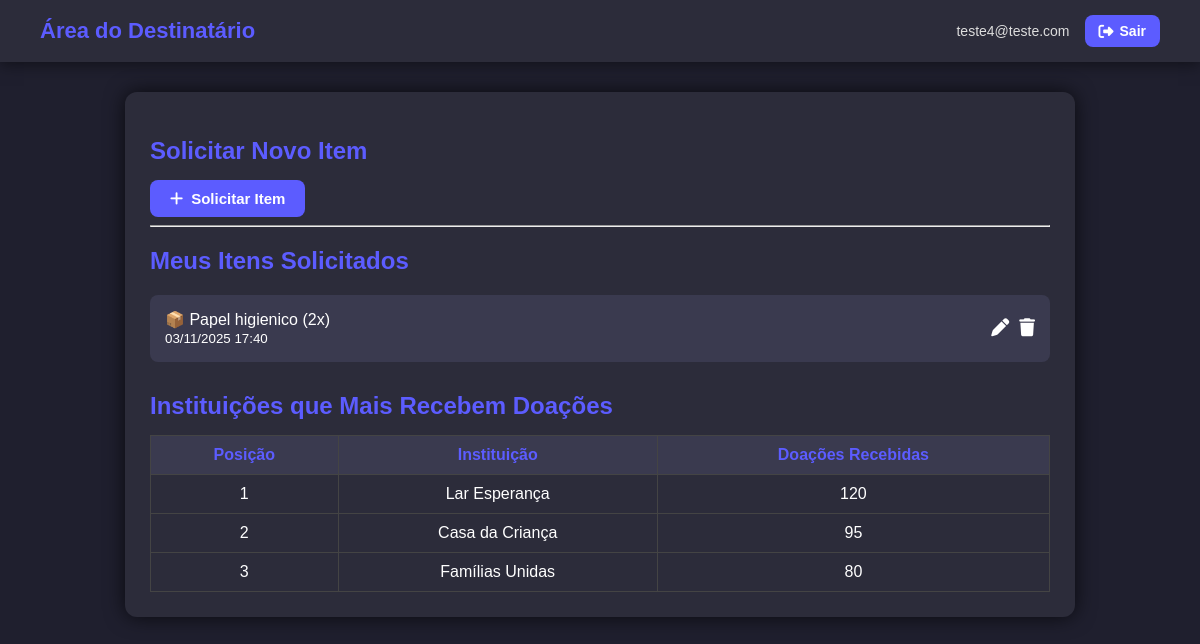
The app's page /usuarios/destinatario/ (signed in), older data.
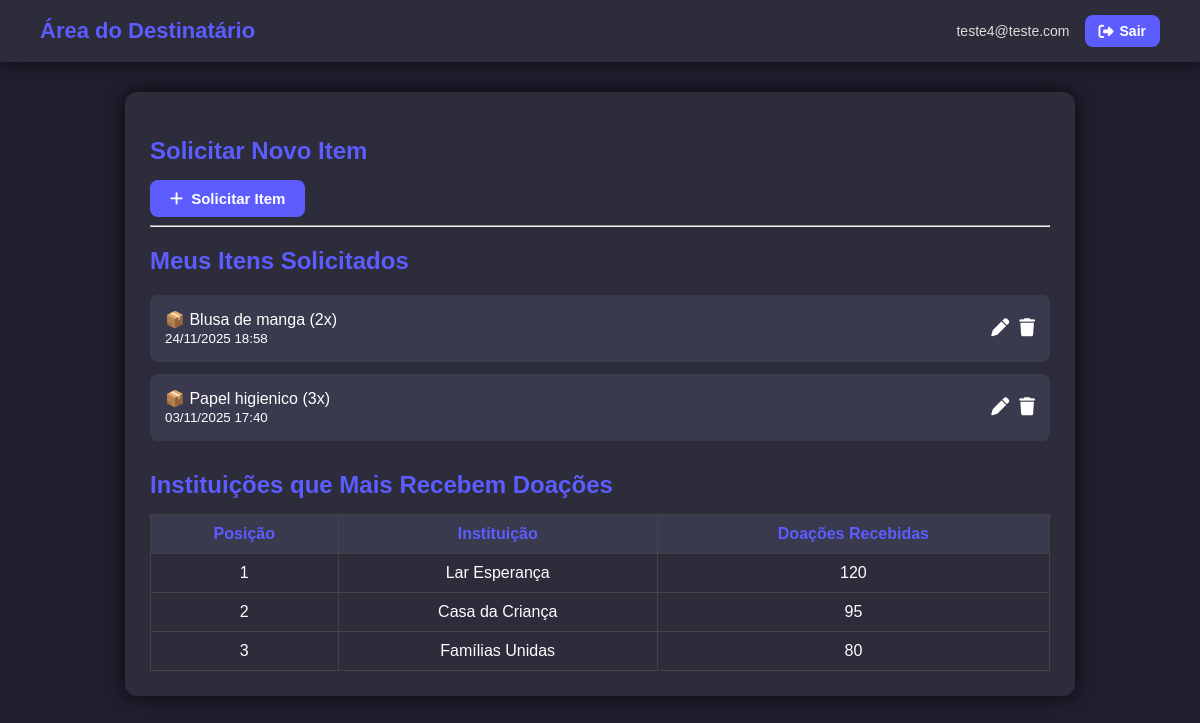
The same page, newer data.
### usuarios/models.py (models this page shows, shortened)
class ItemSolicitado(models.Model):
    usuario = models.ForeignKey(User, on_delete=models.CASCADE)
    nome_item = models.CharField(max_length=100)
    categoria = models.CharField(max_length=50, choices=[
        ('alimento', 'Alimento'),
        ('higiene', 'Higiene'),
        ('roupa', 'Roupa'),
        ('outros', 'Outros'),
    ])
    quantidade = models.PositiveIntegerField(default=1)
    data_solicitacao = models.DateTimeField(auto_now_add=True)

### usuarios/views.py (the view, shortened to what this page needs)
# urls.py: path('destinatario/', views.load_pagina_destinatario, name="receptor"),
@login_required(login_url='login')
def load_pagina_destinatario(request):
    itens = ItemSolicitado.objects.filter(usuario=request.user).order_by('-data_solicitacao')
    return render(request, "usuarios/destinatario.html", {"itens": itens})

### usuarios/templates/usuarios/destinatario.html (shortened to what this page needs)
{% load static %}
<!DOCTYPE html>
<html lang="pt-BR">
<head>
    <link rel="stylesheet" href="{% static 'usuarios/css/destinatario.css' %}">
    <link rel="stylesheet" href="https://cdnjs.cloudflare.com/ajax/libs/font-awesome/6.5.0/css/all.min.css">
</head>
<body>
    <header>
        <div class="header-left">Área do Destinatário</div>
        <div class="header-right">
            <span>{{ request.user.username }}</span>
            <a href="{% url 'logout' %}" class="logout-btn">
                <i class="fa-solid fa-right-from-bracket"></i> Sair
            </a>
        </div>
    </header>
    <div class="container">
        <h2>Solicitar Novo Item</h2>
        <button id="abrirModal" class="abrir-modal-btn">
            <i class="fa-solid fa-plus"></i> Solicitar Item
        </button>
        <hr>
        <h2>Meus Itens Solicitados</h2>
        <div class="lista-itens">
            {% for item in itens %}
            <div class="item">
                <div>
                    <span>📦 {{ item.nome_item }} ({{ item.quantidade }}x)</span><br>
                    <small>{{ item.data_solicitacao|date:"d/m/Y H:i" }}</small>
                </div>
                <div class="acoes">
                    <a href="{% url 'usuarios:editar_item' item.id %}" class="editar">
                        <i class="fa-solid fa-pen"></i>
                    </a>
                    <a href="#" class="excluir" data-id="{{ item.id }}">
                        <i class="fa-solid fa-trash"></i>
                    </a>
                </div>
            </div>
            {% empty %}
            <p>Nenhum item solicitado ainda.</p>
            {% endfor %}
        </div>
        <div class="ranking">
            <h2>Instituições que Mais Recebem Doações</h2>
            <table>
                <tr>
                    <th>Posição</th>
                    <th>Instituição</th>
                    <th>Doações Recebidas</th>
                </tr>
                <tr>
                    <td>1</td>
                    <td>Lar Esperança</td>
                    <td>120</td>
                </tr>
                <tr>
                    <td>2</td>
                    <td>Casa da Criança</td>
                    <td>95</td>
                </tr>
                <tr>
                    <td>3</td>
                    <td>Famílias Unidas</td>
                    <td>80</td>
                </tr>
            </table>
        </div>
    </div>
</body>
</html>

### usuarios/static/usuarios/css/destinatario.css (style rules this page uses)
body { font-family: Arial, sans-serif; background-color: #1f1f2e; color: #fff; margin: 0; padding: 0; }
header { display: flex; justify-content: space-between; align-items: center; background-color: #2c2c3a; padding: 15px 40px; box-shadow: 0 2px 15px rgba(0,0,0,0.5); position: sticky; top: 0; z-index: 10; }
.header-left { font-size: 22px; font-weight: bold; color: #5c5cff; }
.header-right { display: flex; align-items: center; gap: 15px; }
.header-right span { font-size: 14px; color: #ddd; }
.logout-btn { display: flex; align-items: center; gap: 6px; background-color: #5c5cff; color: #fff; padding: 8px 14px; border-radius: 8px; text-decoration: none; font-weight: bold; font-size: 14px; transition: background-color 0.3s, transform 0.2s; }
.logout-btn i { font-size: 15px; }
.container { max-width: 900px; margin: 30px auto; padding: 25px; background-color: #2c2c3a; border-radius: 12px; box-shadow: 0 0 20px rgba(0,0,0,0.7); }
h2 { margin-bottom: 15px; color: #5c5cff; }
.lista-itens { margin: 20px 0; }
.item { background-color: #3a3a4f; padding: 15px; border-radius: 8px; margin-bottom: 12px; display: flex; justify-content: space-between; align-items: center; }
.item span { font-size: 16px; }
.ranking { margin-top: 30px; }
table { width: 100%; border-collapse: collapse; margin-top: 12px; }
table th, table td { border: 1px solid #444; padding: 10px; text-align: center; }
table th { background-color: #3a3a4f; color: #5c5cff; }
.acoes { display: flex; gap: 10px; }
.editar, .excluir { color: #fff; text-decoration: none; font-size: 18px; transition: color 0.3s; }
.abrir-modal-btn { display: inline-flex; align-items: center; gap: 8px; background-color: #5c5cff; color: #fff; border: none; border-radius: 8px; padding: 10px 20px; cursor: pointer; font-weight: bold; font-size: 15px; transition: background-color 0.3s, transform 0.2s; }

Row changes from the older to the newer data that the page shows:
added ItemSolicitado: nome_item "Blusa de manga", quantidade "2", data_solicitacao "24/11/2025 18:58"
changed ItemSolicitado "Papel higienico": quantidade "2" → "3"
